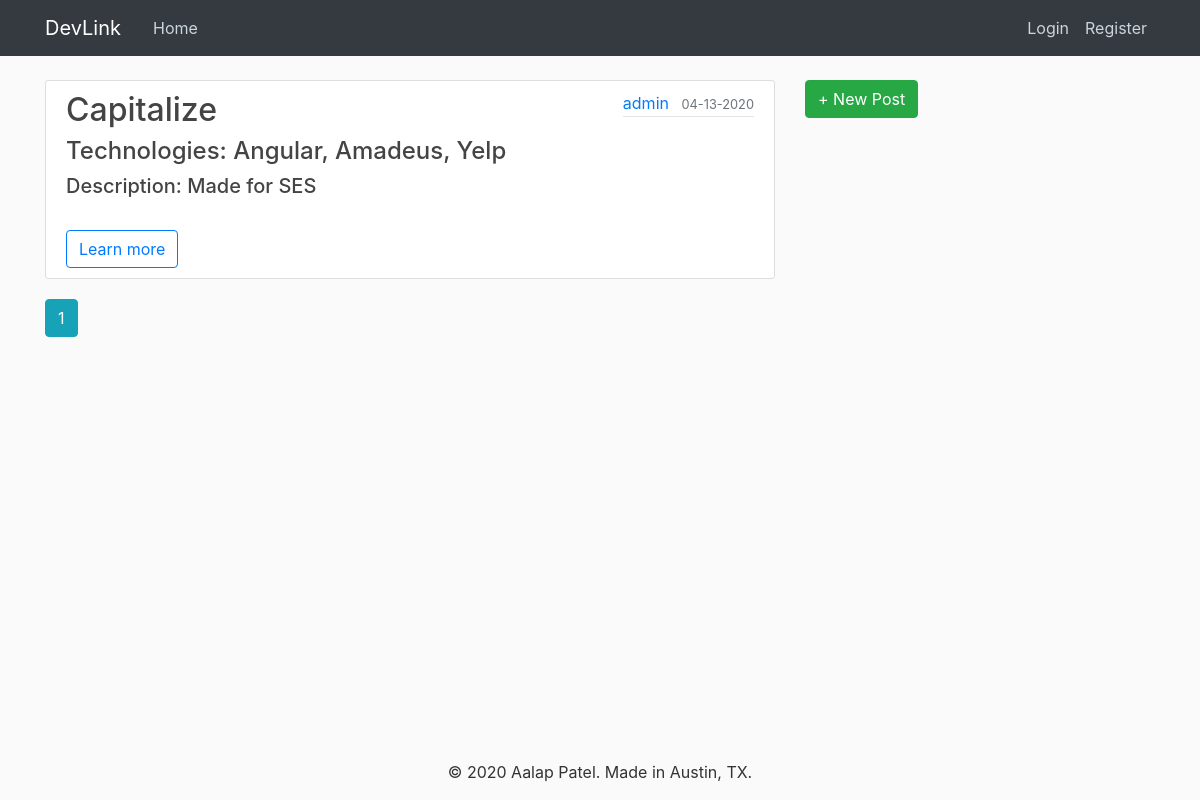
Page /home on the earlier database version.
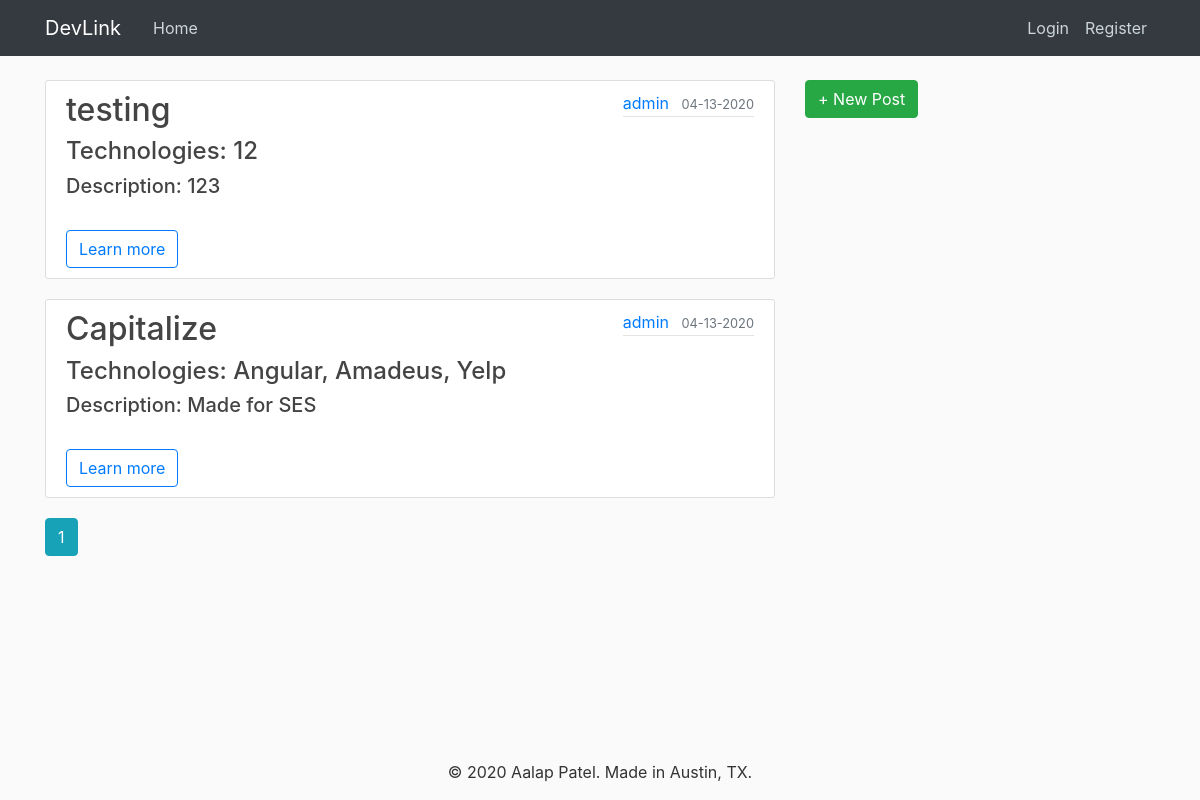
Same page on the later database version.
### devlink/models.py (models this page shows, shortened)
class Post(db.Model):
    id = db.Column(db.Integer, primary_key=True)
    title = db.Column(db.String(100), nullable=False)
    date_posted = db.Column(db.DateTime, nullable=False,
                            default=datetime.utcnow)
    content = db.Column(db.Text, nullable=False)
    technologies = db.Column(db.Text, nullable=False)
    collaborators = db.Column(db.Text, nullable=False)
    user_id = db.Column(db.Integer, db.ForeignKey('user.id'), nullable=False)

class User(db.Model, UserMixin):
    id = db.Column(db.Integer, primary_key=True)
    username = db.Column(db.String(20), unique=True, nullable=False)
    email = db.Column(db.String(120), unique=True, nullable=False)
    image_file = db.Column(db.String(20), nullable=False,
                           default='default.jpg')
    password = db.Column(db.String(60), nullable=False)
    posts = db.relationship('Post', backref='author', lazy=True)

### devlink/routes.py (the view)
@app.route("/")
@app.route("/home")
def home():
    page = request.args.get('page', 1, type=int)
    posts = Post.query.order_by(
        Post.date_posted.desc()).paginate(page=page, per_page=5)
    return render_template('home.html', posts=posts)

### devlink/templates/home.html
{% extends "layout.html" %}
{% block content %}
    {% for post in posts.items %}
        <article class="media content-section">
          <div class="media-body">
            <h2><a class="article-title" href="{{ url_for('post', post_id=post.id) }}">{{ post.title }}</a></h2>
            <h4 class="article-content">Technologies: {{ post.technologies }}</h4>
            <h5 class="article-content">Description: {{ post.content }}</h5>
            <br>
            <a class="btn btn-outline-primary" href="{{ url_for('post', post_id=post.id) }}" role="button">Learn more</a>
            <br>
            </div>
           <div class="article-metadata">
              <a class="mr-2" href="{{ url_for('user_posts', username=post.author.username, page=page_num) }}"">{{ post.author.username }}</a>
              <small class="text-muted">{{ post.date_posted.strftime('%m-%d-%Y') }}</small>
            </div>
        </article>
    {% endfor %}
   {% for page_num in posts.iter_pages(left_edge=1, right_edge=1, left_current=1, right_current=2) %}
      {% if page_num %}
        {% if posts.page == page_num %}
          <a class="btn btn-info mb-4" href="{{ url_for('home', page=page_num) }}">{{ page_num }}</a>
        {% else %}
          <a class="btn btn-outline-info mb-4" href="{{ url_for('home', page=page_num) }}">{{ page_num }}</a>
        {% endif %}
      {% else %}
        ...
      {% endif %}
    {% endfor %}
{% endblock content %}

### devlink/templates/layout.html (shortened to what this page needs)
<!DOCTYPE html>
<html>
<head>
    <link rel="stylesheet" href="https://maxcdn.bootstrapcdn.com/bootstrap/4.0.0/css/bootstrap.min.css">
    <link rel="stylesheet" type="text/css" href="{{ url_for('static', filename='main.css') }}">
</head>
<body>
    <header class="site-header">
      <nav class="navbar navbar-expand-md navbar-dark bg-dark fixed-top">
        <div class="container">
          <a class="navbar-brand mr-4" href="/">DevLink</a>
          <div class="collapse navbar-collapse" id="navbarToggle">
            <div class="navbar-nav mr-auto">
              <a class="nav-item nav-link" href="{{ url_for('home') }}">Home</a>
            </div>
            <div class="navbar-nav">
            {% if current_user.is_authenticated %}
              <a class="nav-item nav-link" href="{{ url_for('account') }}">Account</a>
              <a class="nav-item nav-link" href="{{ url_for('logout') }}">Logout</a>
            {% else %}
              <a class="nav-item nav-link" href="{{ url_for('login') }}">Login</a>
              <a class="nav-item nav-link" href="{{ url_for('register') }}">Register</a>
            {% endif %}
            </div>
          </div>
        </div>
      </nav>
    </header>
    <main role="main" class="container">
      <div class="row">
        <div class="col-md-8">
          {% block content %}{% endblock %}
        </div>
        <div class="col-md-4">
        <a class="btn btn-success" href="{{ url_for('new_post') }}" role="button">+ New Post</a>
        <br><br>
        </div>
      </div>
    </main>
</body>
<footer>
  <div class="footer-copyright text-center py-3 fixed-bottom">© 2020 Aalap Patel. Made in Austin, TX.</div>
</footer>
</html>

### devlink/static/main.css (style rules this page uses)
body { background: #fafafa; color: #333333; margin-top: 5rem; }
h1, h2, h3, h4, h5, h6 { color: #444444; }
.site-header .navbar-nav .nav-link { color: #cbd5db; }
.content-section { background: #ffffff; padding: 10px 20px; border: 1px solid #dddddd; border-radius: 3px; margin-bottom: 20px; }
.article-title { color: #444444; }
.article-content { white-space: pre-line; }
.article-metadata { padding-bottom: 1px; margin-bottom: 4px; border-bottom: 1px solid #e3e3e3 }

Differences in the rows shown:
added Post: title "testing", technologies "12", content "123", author.username "admin", date_posted "04-13-2020"
